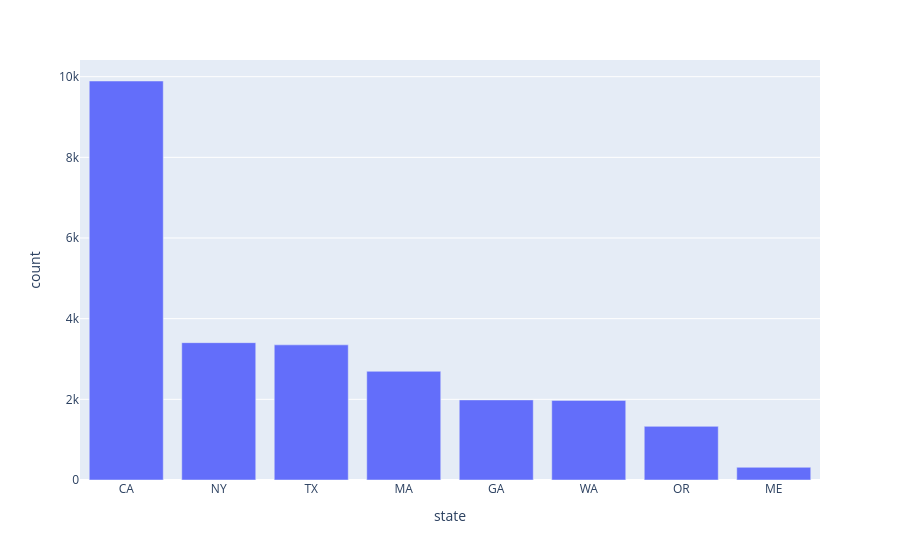

The code cell stored with this chart in its notebook:
### Code cell
px.bar(state_count, x= 'state', y= 'count')

### Figure 1 — Plotly figure (JSON) as saved in the notebook; plotly's stock layout.template omitted (floating-point values rounded to 4 significant figures)
{"data": [{"alignmentgroup": "True", "hovertemplate": "state=%{x}<br>count=%{y}<extra></extra>", "legendgroup": "", "marker": {"color": "#636efa", "pattern": {"shape": ""}}, "name": "", "offsetgroup": "", "orientation": "v", "showlegend": false, "textposition": "auto", "type": "bar", "x": ["CA", "NY", "TX", "MA", "GA", "WA", "OR", "ME"], "xaxis": "x", "y": [9893, 3405, 3351, 2695, 1986, 1974, 1330, 315], "yaxis": "y"}], "layout": {"barmode": "relative", "legend": {"tracegroupgap": 0}, "margin": {"t": 60}, "xaxis": {"anchor": "y", "domain": [0, 1], "title": {"text": "state"}}, "yaxis": {"anchor": "x", "domain": [0, 1], "title": {"text": "count"}}}}
